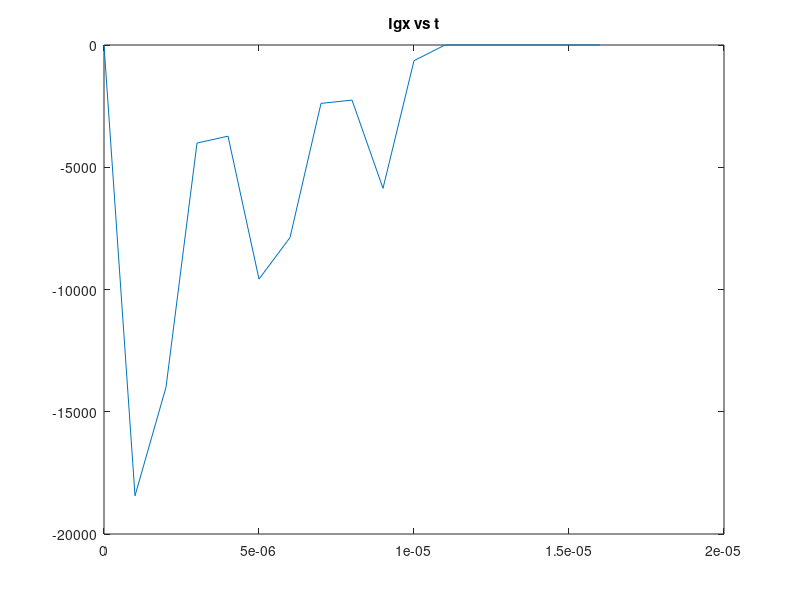
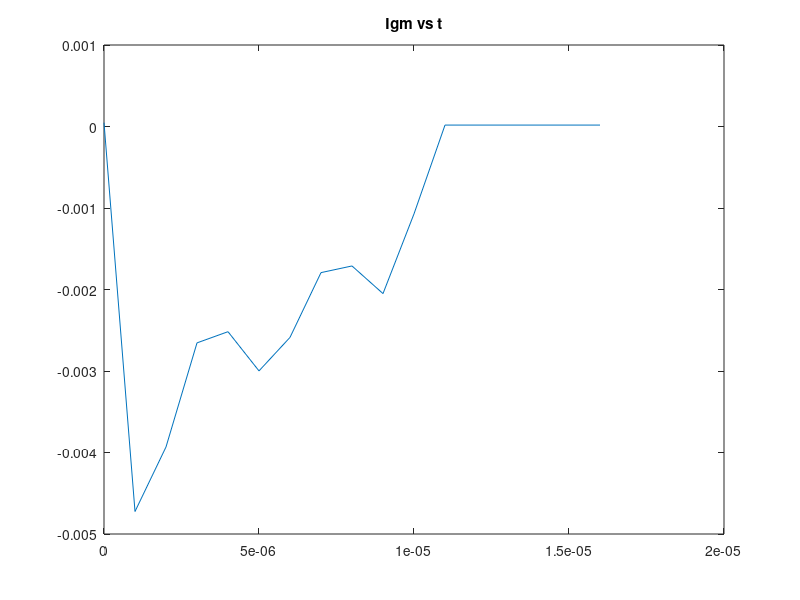
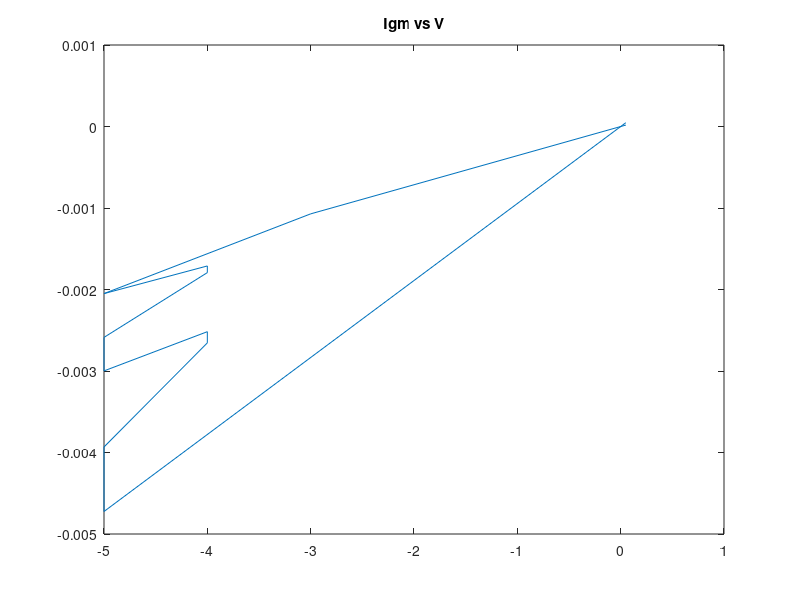
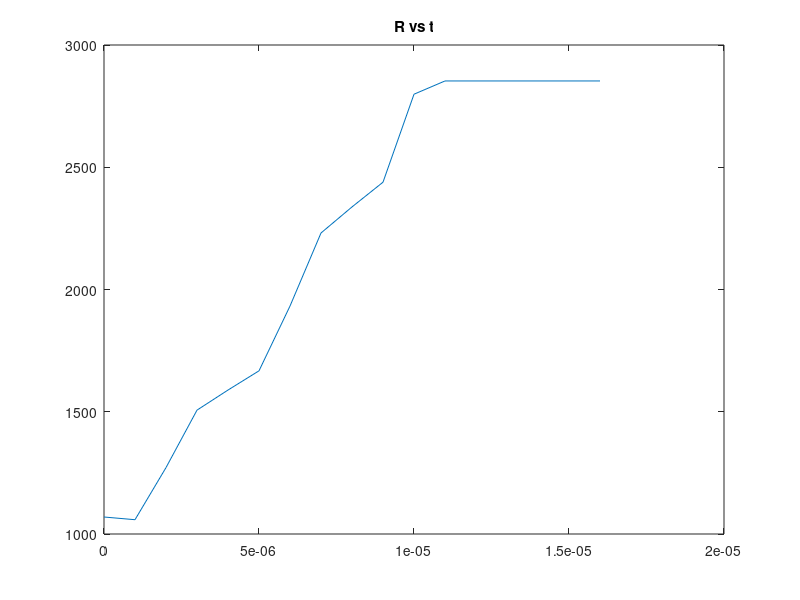

Write MATLAB code to recreate these figures, in order.
% author Mrinmoy Sarkar 
close all;

%%%% model parameters
a1 = 0.17;
a2 = 0.17;
b = 0.05;
vp = .16;
vn = 0.15;
Ap = 4000;
An = 4000;
xp = 0.3;
xn = 0.5;
alphap = 1;
alphan = 5;
x0 = 0.11;
eta = 1;

%t=1e-6:1e-7:10e-6;
%t = t.*1E-0;
%f=1e6;
%v = sin(f*t).*(0.1);
%plot(t,v);
%dt = 1e-7;

freq = 2e6;
num_of_cycles = 20;
amp = 5;
points=40000;
tspan=[0 num_of_cycles/freq];
t = linspace(tspan(1),tspan(2),points);
dt = t(2) - t(1);
v = amp*sin(freq*2*pi*t);

dt = 1e-6;
v=[50e-3 -5 -5 -4 -4 -5 -5 -4 -4 -5 -3 50e-3 50e-3 50e-3 50e-3 50e-3 50e-3];
t=[0:dt:16*dt];

Vxsv = x0;

Igx = zeros(1,length(t));
Igm = zeros(1,length(t));
for i=1:1:length(t)
    V = v(i);
    %%%%  multiplicative functions to ensure zero state
    %%%%  variable motion at memristor boundaries
    Wp = (xp - Vxsv)/(1 - xp) + 1;
    Wn = Vxsv/(1 - xn);
    %%%% Describes the device threshold
    if V <= vp && V >= -vn
        Gv = 0;
    elseif V > vp
        Gv = Ap * (exp(V) - exp(vp));
    else
        Gv = -An * (exp(-V) - exp(vn));
    end
    %%%% Describes the sv motion
    if eta*V >= 0 && Vxsv >= xp
        Fv = exp(-alphap * (Vxsv - xp)) * Wp;
        
    elseif eta*V < 0 && Vxsv <= (1 - xn)
        Fv = exp(alphan * (Vxsv + xn - 1)) * Wn;
    else
        Fv = 1;
    end
    %%% hyperbolic sine due to MIM structure
    if V >= 0
        IVrel = a1*Vxsv*sinh(b*V);
    else
        IVrel = a2* Vxsv*sinh(b*V);
    end
    %%%% calculation of current source's current value 
    Igx(i) = eta*Fv*Gv;
    Igm(i) = IVrel;
    %%%% calculation of state variable value
    Vxsv = Vxsv + Igx(i) * dt;
end
figure
plot(t,Igx);
title('Igx vs t');
figure
plot(t,Igm);
title('Igm vs t');
figure;
plot(v,Igm);
title('Igm vs V');
figure
plot(t,v./Igm);
title('R vs t');
hold on;
figure
plot(t,v,'r');